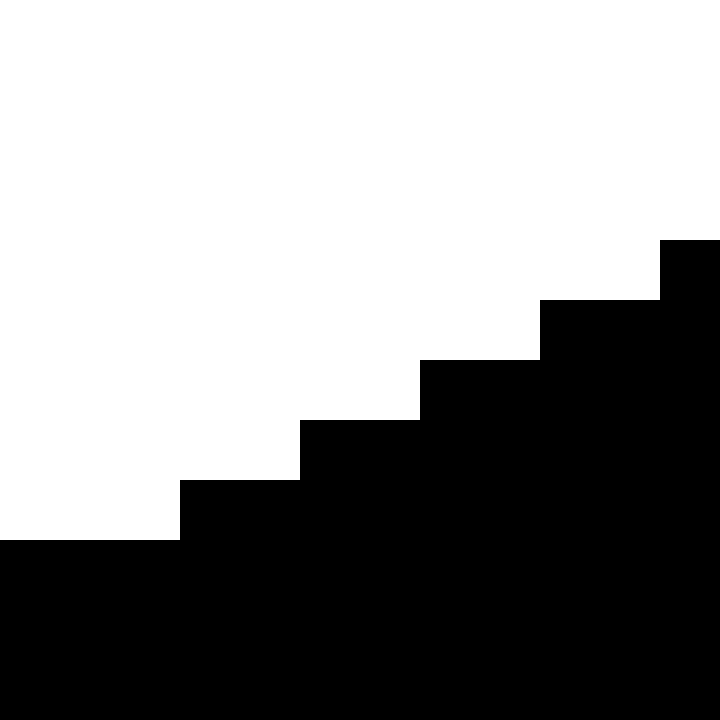

This game map was drawn from its Tiled (.tmx) file and the tilesets committed beside it. A one-line description and the full map source follow:
An orthogonal 12x12 tile map with 60x60 px tiles, 2 tile layers (Layer2, Layer3) and 2 objects (gate2, gate1).

<map version="1.5" tiledversion="1.7.2" orientation="orthogonal" renderorder="right-down" width="12" height="12" tilewidth="60" tileheight="60" infinite="0" nextlayerid="4" nextobjectid="24">
 <tileset firstgid="1" source="graph.tsx" />
 <layer id="1" name="Layer2" width="12" height="12">
  <data encoding="csv">
1,1,1,1,1,1,1,1,1,1,1,1,
1,1,1,1,1,1,1,1,1,1,1,1,
1,1,1,1,1,1,1,1,1,1,1,1,
1,1,1,1,1,1,1,1,1,1,1,1,
1,1,1,1,1,1,1,1,1,1,1,3,
1,1,1,1,1,1,1,1,1,3,3,3,
1,1,1,1,1,1,1,3,3,3,3,3,
1,1,1,1,1,3,3,3,3,3,3,3,
1,1,1,3,3,3,3,3,3,3,3,3,
3,3,3,3,3,3,3,3,3,3,3,3,
3,3,3,3,3,3,3,3,3,3,3,3,
3,3,3,3,3,3,3,3,3,3,3,3
</data>
 </layer>
 <objectgroup id="2" name="Transfer">
  <properties>
   <property name="params" value="{&quot;angle&quot;: 270}" />
   <property name="script" value="Rotate" />
  </properties>
  <object id="4" name="gate2" gid="6" x="660" y="240" width="60" height="60">
   <properties>
    <property name="target_gate" value="gate1" />
    <property name="target_level" value="level3" />
   </properties>
  </object>
  <object id="2" name="gate1" gid="6" x="60" y="540" width="60" height="60">
   <properties>
    <property name="target_gate" value="gate1" />
    <property name="target_level" value="level1" />
   </properties>
  </object>
 </objectgroup>
 <layer id="3" name="Layer3" width="12" height="12">
  <data encoding="csv">
0,0,0,0,0,0,0,0,0,0,0,0,
0,0,0,0,0,0,0,0,0,0,0,0,
0,0,0,0,0,0,0,0,0,0,0,0,
0,0,0,0,0,0,0,0,0,0,0,0,
0,0,0,0,0,0,0,0,0,0,0,0,
0,0,0,0,0,0,0,0,0,0,0,0,
0,0,0,0,0,0,0,0,0,0,0,0,
0,0,0,0,0,0,0,0,0,0,0,0,
0,0,0,0,0,0,0,0,0,0,0,0,
0,0,0,0,0,0,0,0,0,0,0,0,
0,0,0,0,0,0,0,0,0,0,0,0,
0,0,0,0,0,0,0,0,0,0,0,0
</data>
 </layer>
</map>
